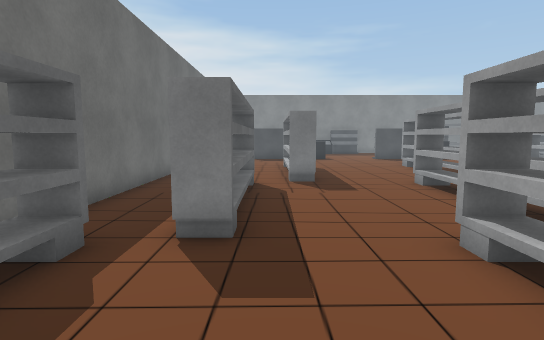
[1] (above)

24 first-person views from a walk through a scene from a Unity 3-D project. The camera is 1.5 m above the floor, tilts 6° down and sees 80° across. Doors are open. The floor is counted in squares, 1 m on a side. Each view is taken from the middle of a square. On the plan, view 1 faces up. The plan holds only what a view shows up to about 15 squares ahead; the rest is blank. The place goes on beyond the plan. The player is left out. Some surface patterns are stand-ins.

[2]
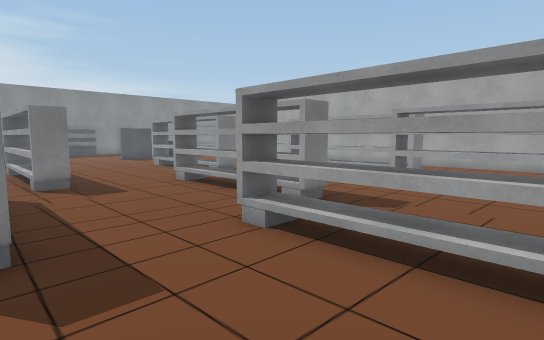

[3]
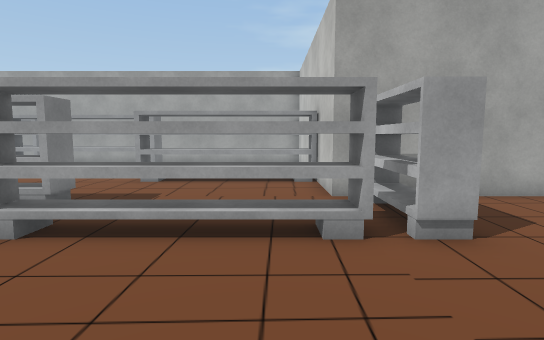

[4]
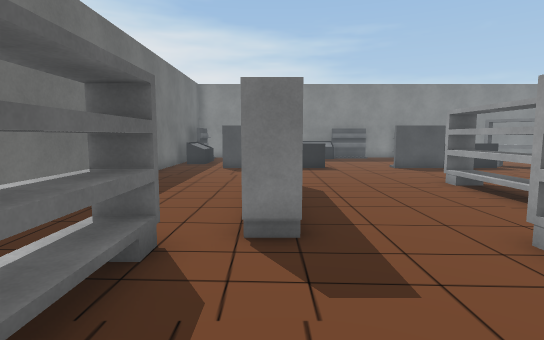

[5]
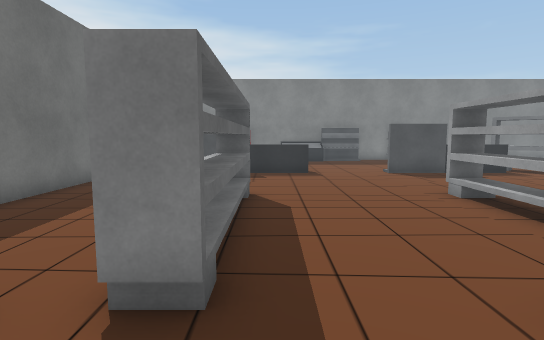

[6]
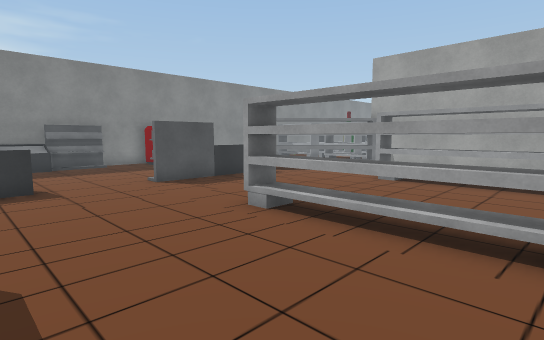

[7]
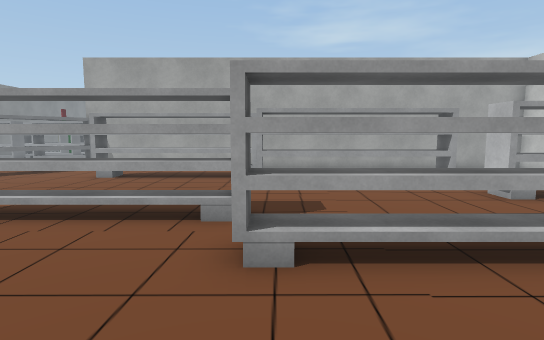

[8]
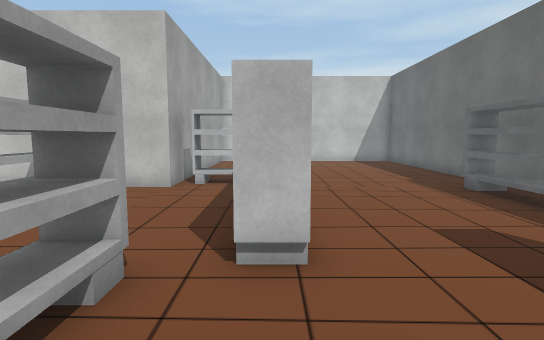

[9]
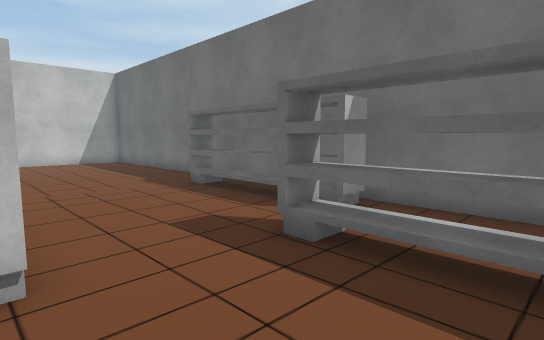

[10]
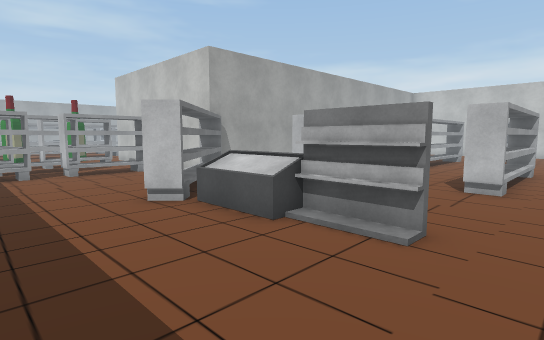

[11]
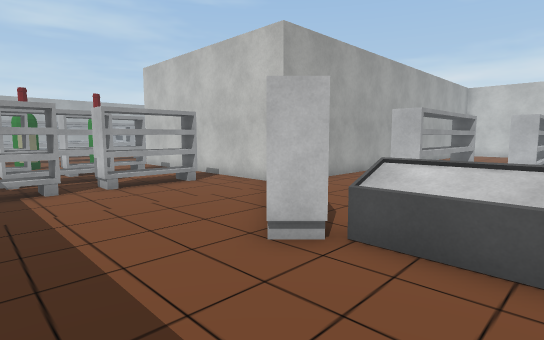

[12]
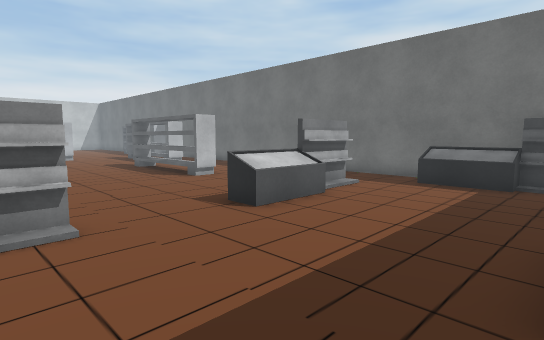

[13]
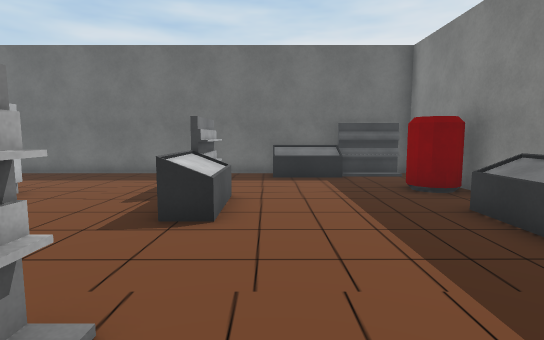

[14]
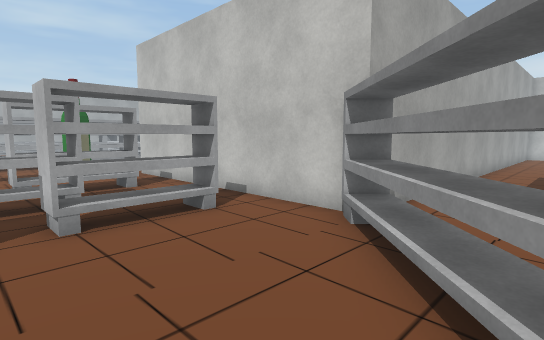

[15]
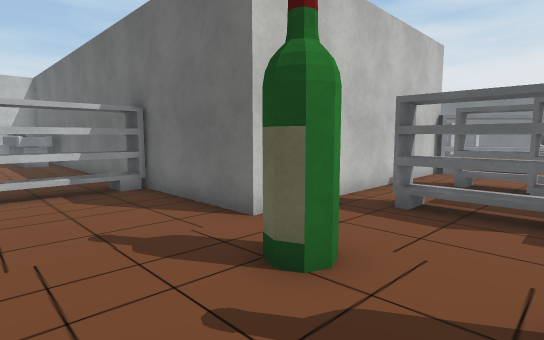

[16]
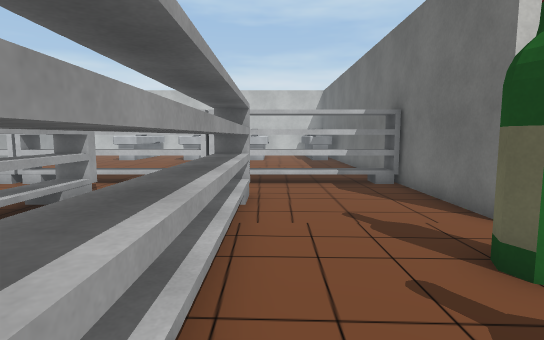

[17]
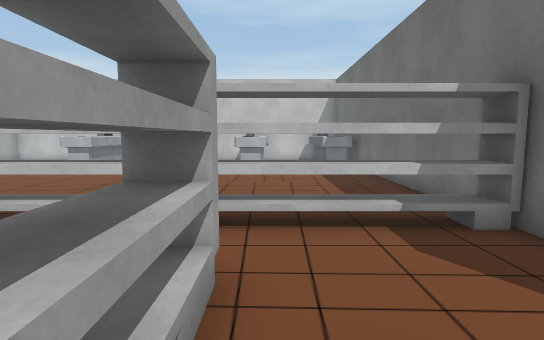

[18]
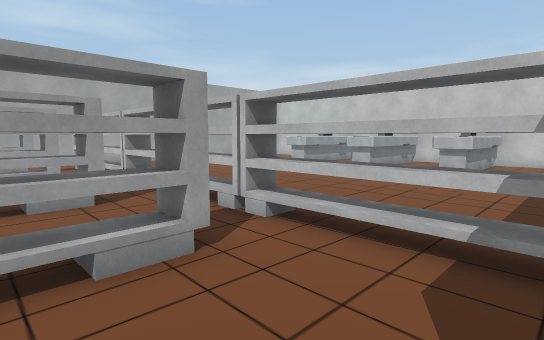

[19]
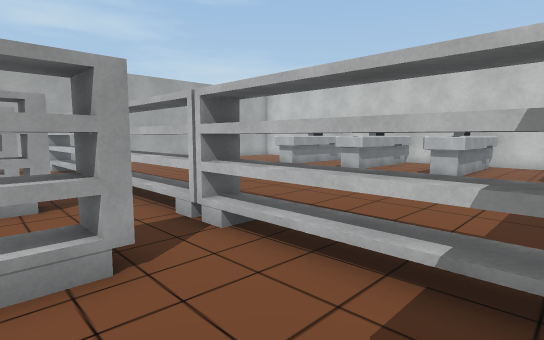

[20]
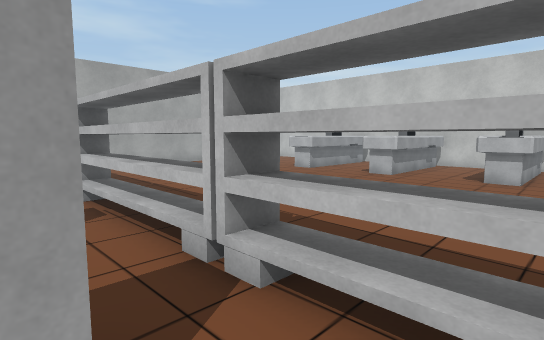

[21]
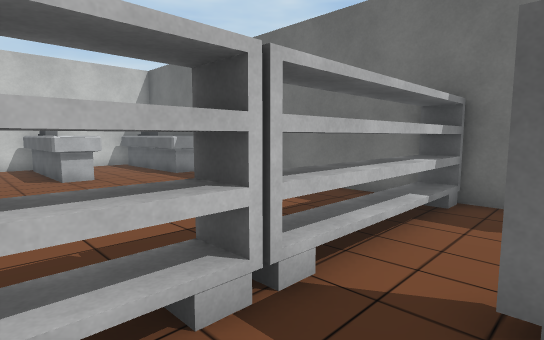

[22]
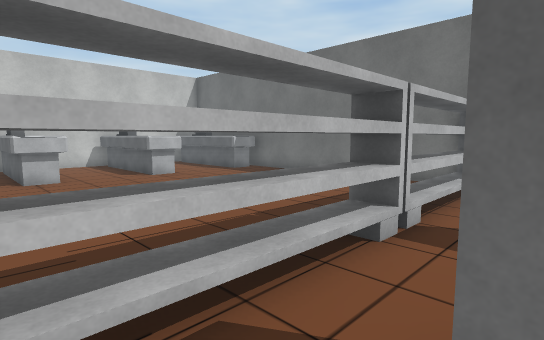

[23]
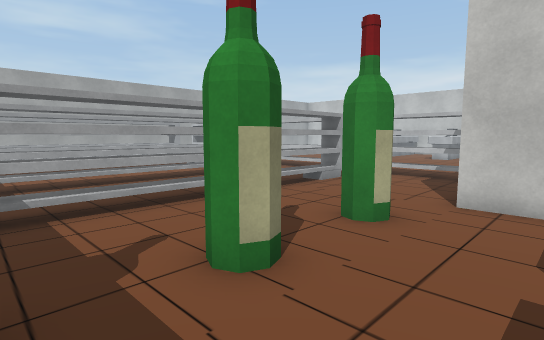

[24]
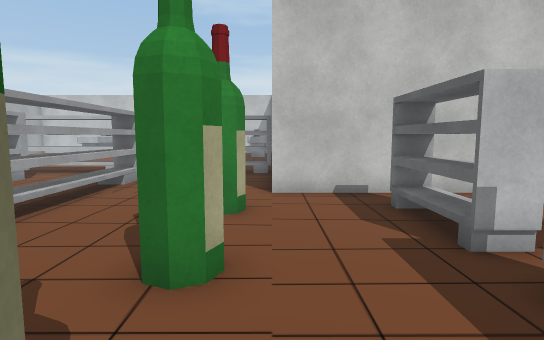

### Floor plan
Key: @ floor where view 1 was taken; # wall or solid block; . floor; T thing the floor can be seen under or through; O other object.
Columns run from 4 left of view 1 to 37 right of it. Each row starts with its distance up from view 1.
 27  O.OOO.OOO...          O   O  .O
 26 #O..................   O   O.  O...
 25 #O.....................O.O O.......T. .T..
 24 #O.....................O.O.O...O...T. .T..
 23 #O..............O......O.O.O...O...T. .T..
 22 #....OOO.....OOOOO.....O.O.O.......T. .T..
 21 #..OOOOO...OOOOO.OO....O...O...O...T. .T..
 20 #.................OO...O...O...O...T.  T..
 19 #..................OO..............T.  T..
 18 #............ ......###########....T.. T..
 17 #............ ......#         #....T...T.
 16 #....O.....O. ...O..#         #....#...T..
 15 #....O.....O.....O..#         #..........
 14 #....O.....O.....O..#         #OOOOOOOOOOO
 13 #....O.....O.....O..#         #OOOOOOOOOOO
 12 #....O.....O.....O..#         #...........
 11 #....O.....O.... O..#         #...........
 10 #..O.....O.....O  ..#         #...........
  9 #. O.....O.....O  ..#         #...........
  8 #. O.....O.....O  ..#         #...........
  7 #..O.....O.....O   .#         #......   ..
  6 #..O.....O.....O   .#         #...........
  5 #..O.....O.....O  ..#         #...........
  4 #O.....O.....O.   ..#         #OO.OOO.OOO.
  3 #O.....O.....O.   ..#         #OO.OOO.OOO.
  2 #O.....O.....O    ..#          OO.OOO.OOO
  1 #O.....O.....O     .#          OO.OOO.OO
  0 #O..@..O.....O      #            .OOO.OO
 -1 #O.....O.....O      #            .OOO.OO
 -2 #......OOO### ######             #   #
 -3 #......OOO#
 -4 #.........#
 -5 #..... ...#
 -6 #.....   .#
 -7 #.....    #

Where each view was taken, in squares from view 1:
view 1: 0 up, 0 right, facing up
view 2: 0 up, 1 left, facing up-right
view 3: 0 up, 2 left, facing right
view 4: 6 up, 1 right, facing up
view 5: 8 up, 2 right, facing up
view 6: 11 up, 2 right, facing up-right
view 7: 10 up, 1 right, facing right
view 8: 8 up, 3 right, facing down
view 9: 8 up, 3 right, facing down-left
view 10: 26 up, 5 right, facing down-right
view 11: 26 up, 9 right, facing down-right
view 12: 27 up, 8 right, facing down-left
view 13: 23 up, 9 right, facing left
view 14: 24 up, 13 right, facing down-right
view 15: 23 up, 30 right, facing down-left
view 16: 24 up, 30 right, facing down
view 17: 19 up, 30 right, facing down
view 18: 18 up, 27 right, facing down-right
view 19: 17 up, 27 right, facing down-right
view 20: 16 up, 29 right, facing down-right
view 21: 16 up, 34 right, facing down-left
view 22: 16 up, 37 right, facing down-left
view 23: 26 up, 24 right, facing down-right
view 24: 27 up, 26 right, facing down
